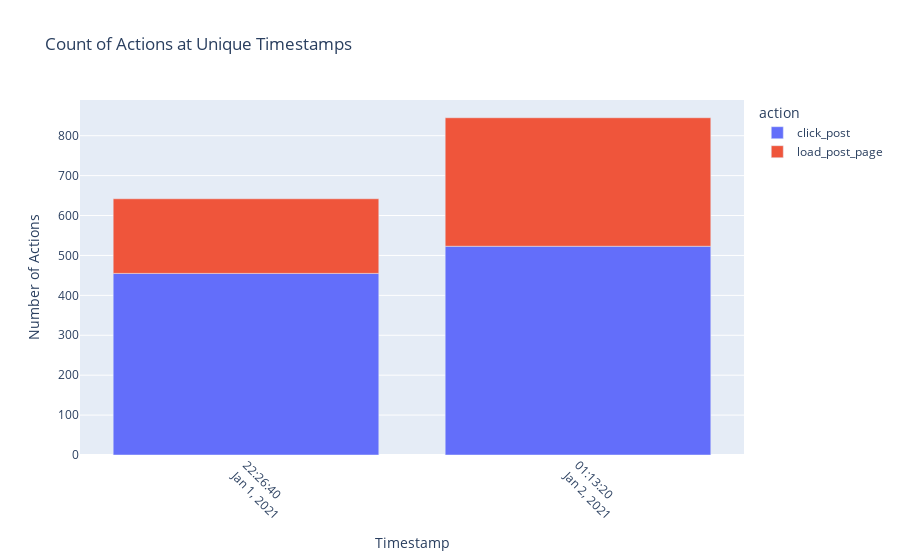

Here is the notebook cell this chart was saved with:
### Code cell
import pandas as pd
import plotly.express as px

def plot_actions_at_unique_times(data):
    """
    Plot the count of actions at unique timestamps using a bar plot,
    separating the counts by action type.

    Parameters:
    - data: DataFrame containing 'created_at' and 'action' columns.
    """
    # Count actions for each unique timestamp and action type
    action_counts = data.groupby([data['created_at'].dt.floor('S'), 'action']).size().reset_index(name='action_count')

    # Create a bar plot using Plotly Express
    fig = px.bar(action_counts,
                 x='created_at',
                 y='action_count',
                 color='action',  # Separate counts by action type
                 title='Count of Actions at Unique Timestamps',
                 labels={'created_at': 'Timestamp', 'action_count': 'Number of Actions'})

    # Customize the layout
    fig.update_layout(
        xaxis_title='Timestamp',
        yaxis_title='Number of Actions',
        xaxis=dict(tickmode='array', tickvals=action_counts['created_at'], tickangle=45),  # Rotate x-axis labels for readability
        showlegend=True
    )

    # Show the plot
    fig.show()


plot_actions_at_unique_times(bot_df)

### Figure 1 — Plotly figure (JSON) as saved in the notebook; plotly's stock layout.template omitted (floating-point values rounded to 4 significant figures)
{"data": [{"alignmentgroup": "True", "hovertemplate": "action=click_post<br>Timestamp=%{x}<br>Number of Actions=%{y}<extra></extra>", "legendgroup": "click_post", "marker": {"color": "#636efa", "pattern": {"shape": ""}}, "name": "click_post", "offsetgroup": "click_post", "orientation": "v", "showlegend": true, "textposition": "auto", "type": "bar", "x": ["2021-01-01T22:26:40", "2021-01-02T01:13:20"], "xaxis": "x", "y": [455, 523], "yaxis": "y"}, {"alignmentgroup": "True", "hovertemplate": "action=load_post_page<br>Timestamp=%{x}<br>Number of Actions=%{y}<extra></extra>", "legendgroup": "load_post_page", "marker": {"color": "#EF553B", "pattern": {"shape": ""}}, "name": "load_post_page", "offsetgroup": "load_post_page", "orientation": "v", "showlegend": true, "textposition": "auto", "type": "bar", "x": ["2021-01-01T22:26:40", "2021-01-02T01:13:20"], "xaxis": "x", "y": [187, 322], "yaxis": "y"}], "layout": {"autosize": true, "barmode": "relative", "legend": {"title": {"text": "action"}, "tracegroupgap": 0}, "showlegend": true, "title": {"text": "Count of Actions at Unique Timestamps"}, "xaxis": {"anchor": "y", "autorange": true, "domain": [0, 1], "range": ["2021-01-01 21:03:20", "2021-01-02 02:36:40"], "tickangle": 45, "tickmode": "array", "tickvals": ["2021-01-01T22:26:40", "2021-01-01T22:26:40", "2021-01-02T01:13:20", "2021-01-02T01:13:20"], "title": {"text": "Timestamp"}, "type": "date"}, "yaxis": {"anchor": "x", "autorange": true, "domain": [0, 1], "range": [0, 889.5], "title": {"text": "Number of Actions"}, "type": "linear"}}}
